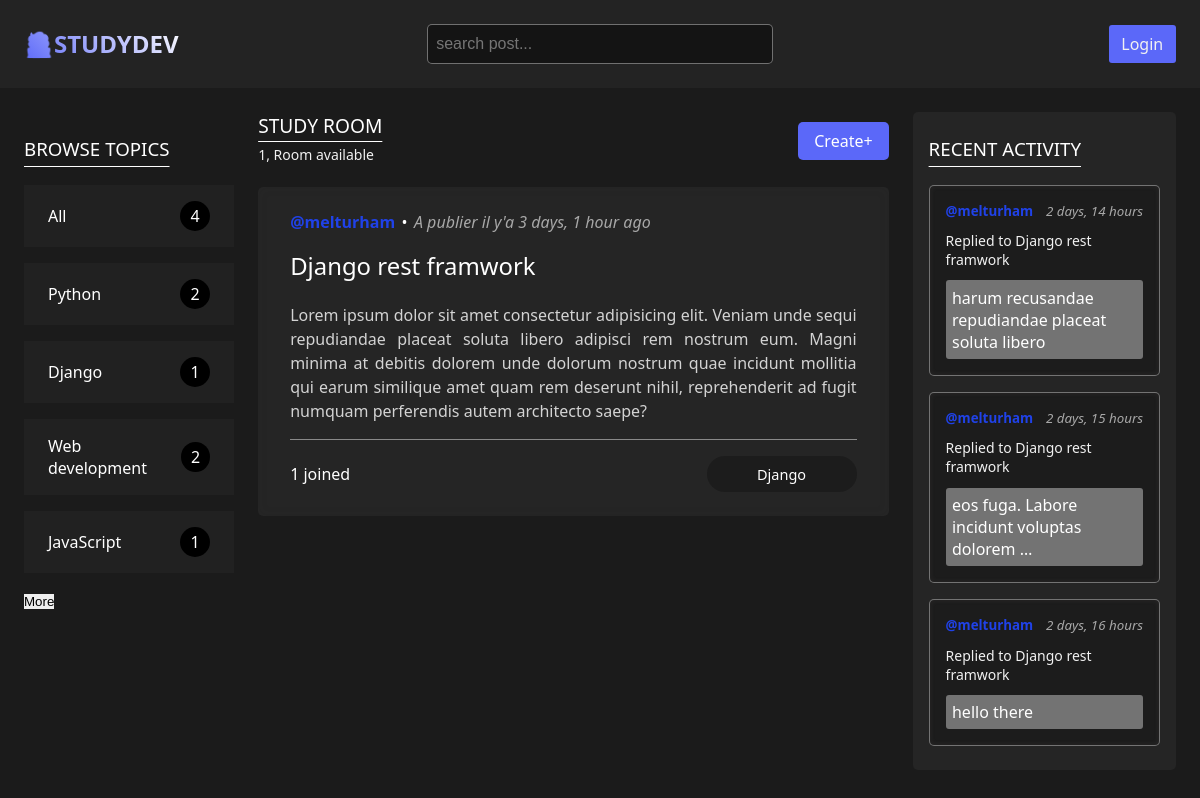
Screenshot of /?q=Django with the database file from the repository.
### base/models.py (models this page shows, shortened)
class Topic(models.Model):
	objects = None
	name = models.CharField(max_length=200)

class Room(models.Model):
	objects = None
	host = models.ForeignKey(User, on_delete=models.SET_NULL, null=True)
	topic = models.ForeignKey(Topic, on_delete=models.SET_NULL, null=True)
	name = models.CharField(max_length=200)
	description = models.TextField(null=True, blank=True)
	participants = models.ManyToManyField(User, related_name='participants', blank=True)
	updated = models.DateTimeField(auto_now=True)
	created = models.DateTimeField(auto_now_add=True)
	class Meta:
		ordering = ['-updated', '-created']
	def __str__(self):
		return self.name

class Message(models.Model):
	objects = None
	user = models.ForeignKey(User, on_delete=models.CASCADE)
	room = models.ForeignKey(Room, on_delete=models.CASCADE)
	body = models.TextField()
	updated = models.DateTimeField(auto_now=True)
	created = models.DateTimeField(auto_now_add=True)
	class Meta:
		ordering = ['-updated', '-created']
	def __str__(self):
		return self.body[0:50]

### base/views.py (the view)
# urls.py: path('', views.home, name='home'),
def home(request):
    q = request.GET.get('q') if request.GET.get('q') is not None else ''
    rooms = Room.objects.filter(
        Q(topic__name__icontains=q) |
        Q(name__contains=q) |
        Q(description__icontains=q)
    )
    room_count = rooms.count()
    topics = Topic.objects.all()[0:4]
    room_messages = Message.objects.filter(Q(room__topic__name__icontains=q))[0:4]
    context = {'rooms': rooms, 'topics': topics,
               'room_count': room_count, 'room_messages': room_messages}
    return render(request, 'base/home.html', context)

### base/templates/base/home.html
{% extends "main.html" %} {% block content %}
<div class="home-container">
	<div class="sidebar">{% include 'base/topics_component.html' %}</div>
	<div class="main">
		<div class="main-header">
			<div>
				<h3 class="title-main">
					study room
				</h3>
        <span>{{room_count}}, {% if room_count > 1 %} Rooms available {% else %} Room
				available {% endif %} </span>
			</div>
			<a class="btn-create" href="{% url 'create-room'  %}">Create<span>+</span></a>
		</div>
		{% if room_count == 0 %}
		<h4 class="not-found">Room not found...</h4>
		{% else %}
		<div class="feed">{% include 'base/feed_component.html' %}</div>
		{% endif %}
	</div>
	<aside class="activity">{% include 'base/activity_component.html' %}</aside>
</div>
{% endblock content %}

### base/templates/base/topics_component.html
<h3 class="title-topics">Browse Topics</h3>
<div class="topic-item">
	<a href="{% url 'home' %}">
		<span>All</span>
		<span>{{topics.count}}</span>
	</a>
	{% for topic in topics %}
	<a href="{% url 'home' %}?q={{topic.name}}">
		<span>{{topic.name}}  </span>
		<span>{{topic.room_set.all.count}}</span>
	</a>
	{% endfor %}
	<button class="more"><span>More</span></button>
</div>

### base/templates/base/feed_component.html
{% for room in rooms %}
<div class="feed-item">
	<div class="feed-item-header">
		<a class="user-name" href="{% url 'user_profile' room.host.id %}"
			>@{{room.host.username}}
		</a>
		&bullet;
		<p>A publier il y'a {{room.created|timesince}} ago</p>
	</div>
	<div class="feed-item-body">
		<h5>
			<a href="{% url 'room' room.id  %}">{{room.name}}</a>
		</h5>
		<p>{{room.description | truncatewords:50}}</p>
	</div>
	<div class="feed-item-footer">
		<div>
			<span>{{room.participants.all.count}} joined</span>
		</div>
		<small>{{room.topic.name}}</small>
	</div>
</div>
{% endfor %}

### base/templates/base/activity_component.html
<h3 class="activity-title">Recent activity</h3>
{% for message in room_messages %}
<div class="message">
	<small>
		<a class="user-name" href="{% url 'user_profile' message.user.id %}">
			@{{message.user}}
		</a>
		<span class="created-time">{{message.created|timesince}}</span>
	</small>
	<a class="message-room" href="{% url 'room' message.user.id %}">replied to {{message.room}}</a>
	<p>{{message | truncatewords:6}}</p>
</div>
{% endfor %}

### static/styles/main.css (style rules this page uses)
*, *::after, *::before { margin: 0; padding: 0; box-sizing: border-box; text-decoration: none; list-style-type: none; }
button { border: none; outline: none; }
:root { --background-color-body: hsla(0, 0%, 8%, 0.97); --color: #fff; --font-family: system-ui, -apple-system, BlinkMacSystemFont, 'Segoe UI', Roboto, Oxygen, Ubuntu, Cantarell, 'Open Sans', 'Helvetica Neue', sans-serif; --button-color: hsla(235, 94%, 67%, 0.995); }
body { background-color: var(--background-color-body); color: var(--color); font-family: var(--font-family); scroll-behavior: smooth; }
.home-container { display: grid; grid-template-columns: 1fr 3fr 1fr; gap: 1.5rem; padding: 0 1.5rem; }
.main .main-header { display: flex; align-items: center; justify-content: space-between; margin: 0 0 1rem 0; }
.main .main-header .title-main { font-weight: 400; text-transform: uppercase; font-size: 1.2rem; text-decoration: underline; text-underline-offset: 8px; }
.main-header > div { display: flex; flex-direction: column; }
.main-header > div span { margin: 0.4rem 0; font-size: 14px; color: #f1f1f1; font-weight: 300; }
.main-header .btn-create { padding: 0.5rem 1rem; color: var(--color); font-weight: 500; background-color: var(--button-color); border-radius: 5px; }
.feed { display: flex; flex-direction: column; gap: 1.5rem; }
.feed .feed-item { background-color: hsla(0, 0%, 15%, 0.897); padding: 1.5rem 2rem; display: flex; flex-direction: column; gap: 1rem; border-radius: 5px; box-shadow: inset 0px 0px 10px 2px rgba(68, 66, 66, 0.05); }
.feed-item .feed-item-header { display: flex; align-items: center; gap: 0.4em; }
.feed-item .feed-item-header :nth-child(2) { color: hsl(0, 0%, 66%); font-weight: 400; font-style: italic; }
.feed .feed-item-body { display: flex; flex-direction: column; gap: 1.3rem; }
.feed .feed-item-body h5 a { font-size: 1.8em; font-weight: 500; color: var(--color-text); transition: all 300ms ease-in-out; }
.feed .feed-item-body p { color: lightgray; line-height: 1.5; font-weight: 400; text-wrap: pretty; text-align: justify; }
.feed .feed-item .feed-item-footer { display: flex; align-items: center; justify-content: space-between; border-top: 0.5px solid rgba(255, 255, 255, 0.457); padding-top: 1rem; }
.feed-item-footer small { background-color: hsl(0, 0%, 11%); width: 150px; padding: 0.5rem 0; display: flex; align-items: center; justify-content: center; border-radius: 30px; font-size: 14.5px; font-weight: 500; }
.title-topics, .activity-title { padding: 1.5rem 0 1.5rem 0; font-weight: 400; text-transform: uppercase; text-decoration: underline; text-underline-offset: 10px; }
.activity { background-color: hsla(0, 0%, 15%, 0.897); padding: 0 1rem 1.5rem; border-radius: 5px; height: max-content; }
.message { display: flex; flex-direction: column; gap: 0.7rem; background-color: hsl(0, 0%, 11%); padding: 1rem; border-radius: 5px; box-shadow: inset 0px 0px 5px 0.5px rgb(136 130 130 / 11%); border: 0.4px solid hsla(0, 0%, 100%, 0.384); }
.message:not(:last-child) { margin-bottom: 1rem; }
.message small { display: flex; align-items: center; justify-content: space-between; }
.user-name { --username-color: rgb(32, 66, 232); color: var(--username-color); font-weight: bolder; transition: all 300ms linear; }
.message small .created-time { color: hsl(0, 0%, 66%); font-weight: 400; font-style: italic; margin-left: 0.8rem; text-wrap: nowrap; }
.message .message-room { color: #f1f1f1; font-weight: 500; font-size: 14px; }
.message .message-room::first-letter { text-transform: uppercase; }
.message p { background-color: hsla(0, 0%, 100%, 0.384); padding: 0.4rem; border-radius: 3px; }
.sidebar { position: sticky; top: 0; left: 0; height: 100vh; }
.sidebar .topic-item { height: 100%; }
.sidebar .topic-item a { color: var(--color-text); background-color: hsl(0, 0%, 13%); margin-bottom: 1rem; padding: 1rem 1.5rem; display: flex; align-items: center; justify-content: space-between; }
.sidebar .topic-item a span:last-child { background: #000; width: 30px; height: 30px; display: flex; justify-content: center; align-items: center; border-radius: 50%; }

### rows the page displays
Topic: name "Python", room_set.all.count "2"
Topic: name "Django", room_set.all.count "1"
Topic: name "Web development", room_set.all.count "2"
Topic: name "JavaScript", room_set.all.count "1"
Room: host.username "melturham", created "3 days, 1 hour", name "Django rest framwork", description "Lorem ipsum dolor sit amet consectetur adipisicing elit. Veniam unde sequi repudiandae placeat soluta libero adipisci rem nostrum eum. Magni minima at debitis dolorem unde dolorum nostrum quae incidunt mollitia qui earum similique amet quam rem deserunt nihil, reprehenderit ad fugit numquam perferendis autem architecto saepe?", participants.all.count "1", topic.name "Django"
Message: user "melturham", created "2 days, 14 hours", room "Django rest framwork", body "harum recusandae repudiandae placeat soluta libero"
Message: user "melturham", created "2 days, 15 hours", room "Django rest framwork", body "eos fuga. Labore incidunt voluptas dolorem …"
Message: user "melturham", created "2 days, 16 hours", room "Django rest framwork", body "hello there"

### other values shown
{{ topics.count }} "4"
{{ room_count }} "1"
